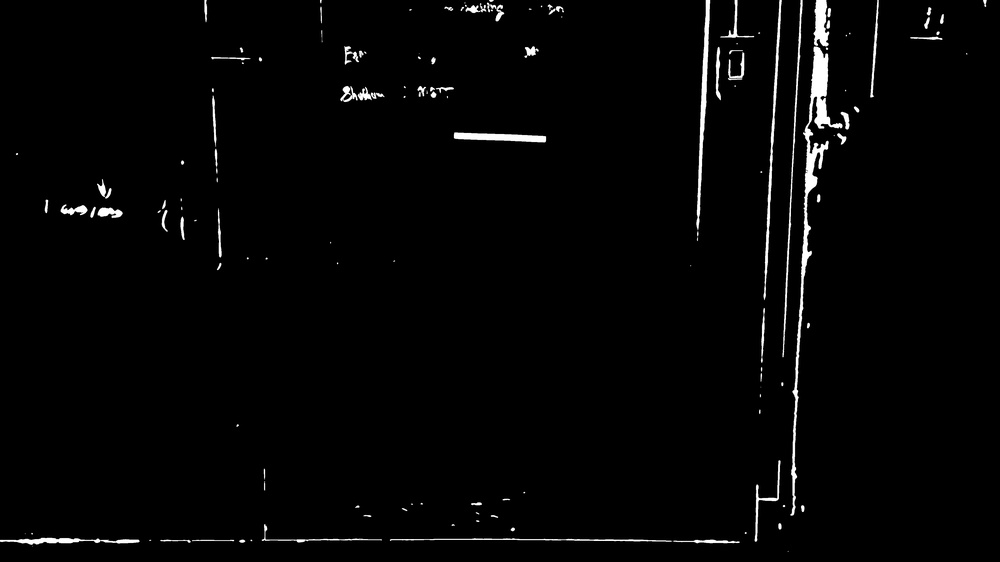
#> input picture mask.jpg, 1000 x 562 px, shrunk from 3840 x 2160 before the run, found by its file name
$ python errorNormalization.py
#> lines starting #> are read from the running program, lines starting #| are printed output that depends on the picture
import cv2 as cv
import numpy as np
import os
from os import listdir
import sys
import time
import datetime
from pathlib import Path
import depthai as dai
import os.path

def mse(img1, img2):  # mean squared error
    height, width = img1.shape
    diffImg = cv.subtract(img1, img2)
    err = np.sum(diffImg**2)
    ans = err/(float(height*width))  # Closer to 0 is better
    return ans, diffImg

maskImg = cv.cvtColor(cv.imread('photos\Test\mask.jpg'), cv.COLOR_BGR2GRAY)
#> maskImg: shape (562, 1000); min 0, max 255, mean 5
refImg = cv.cvtColor(cv.imread('photos\Test\Reference\STANDARD.jpg'), cv.COLOR_BGR2GRAY)
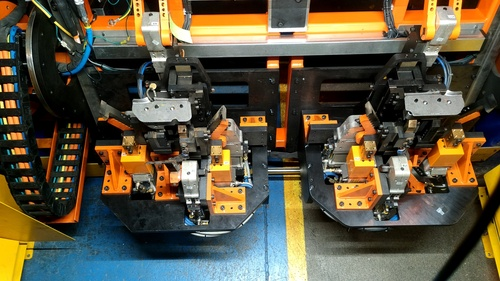
#> input picture Image_Processing/comparePairs/STANDARD.jpg, 500 x 281 px, shrunk from 1920 x 1080 before the run, found by its file name
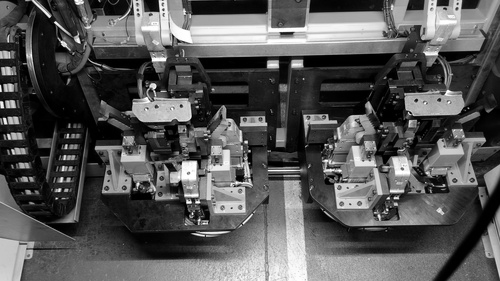
#> refImg: shape (281, 500); min 0, max 255, mean 86.2
#> (the run stopped early here; a loop or call above may not have finished)
